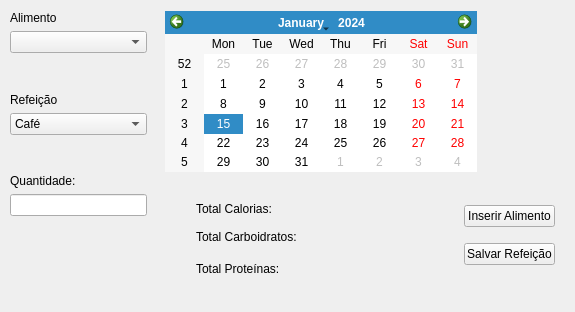
<?xml version="1.0" encoding="UTF-8"?>
<ui version="4.0">
 <class>MainWindow</class>
 <widget class="QMainWindow" name="MainWindow">
  <property name="geometry">
   <rect>
    <x>0</x>
    <y>0</y>
    <width>575</width>
    <height>312</height>
   </rect>
  </property>
  <property name="windowTitle">
   <string>Dieta</string>
  </property>
  <widget class="QWidget" name="centralwidget">
   <widget class="QCalendarWidget" name="calendario">
    <property name="geometry">
     <rect>
      <x>165</x>
      <y>11</y>
      <width>312</width>
      <height>161</height>
     </rect>
    </property>
   </widget>
   <widget class="QWidget" name="">
    <property name="geometry">
     <rect>
      <x>10</x>
      <y>11</y>
      <width>137</width>
      <height>205</height>
     </rect>
    </property>
    <layout class="QVBoxLayout" name="verticalLayout_4">
     <item>
      <layout class="QVBoxLayout" name="verticalLayout_3">
       <item>
        <widget class="QLabel" name="labelAlimento">
         <property name="text">
          <string>Alimento</string>
         </property>
        </widget>
       </item>
       <item>
        <widget class="QComboBox" name="comboAlimento"/>
       </item>
      </layout>
     </item>
     <item>
      <spacer name="verticalSpacer_2">
       <property name="orientation">
        <enum>Qt::Vertical</enum>
       </property>
       <property name="sizeHint" stdset="0">
        <size>
         <width>20</width>
         <height>28</height>
        </size>
       </property>
      </spacer>
     </item>
     <item>
      <layout class="QVBoxLayout" name="verticalLayout_2">
       <item>
        <widget class="QLabel" name="labelRefeicao">
         <property name="text">
          <string>Refeição</string>
         </property>
        </widget>
       </item>
       <item>
        <widget class="QComboBox" name="comboRefeicao">
         <item>
          <property name="text">
           <string>Café</string>
          </property>
         </item>
         <item>
          <property name="text">
           <string>Almoço</string>
          </property>
         </item>
         <item>
          <property name="text">
           <string>Tarde</string>
          </property>
         </item>
         <item>
          <property name="text">
           <string>Jantar</string>
          </property>
         </item>
         <item>
          <property name="text">
           <string>Pré-Treino</string>
          </property>
         </item>
         <item>
          <property name="text">
           <string>Pós-Treino</string>
          </property>
         </item>
        </widget>
       </item>
      </layout>
     </item>
     <item>
      <spacer name="verticalSpacer">
       <property name="orientation">
        <enum>Qt::Vertical</enum>
       </property>
       <property name="sizeHint" stdset="0">
        <size>
         <width>20</width>
         <height>28</height>
        </size>
       </property>
      </spacer>
     </item>
     <item>
      <layout class="QVBoxLayout" name="verticalLayout">
       <item>
        <widget class="QLabel" name="labelQuantidade">
         <property name="text">
          <string>Quantidade:</string>
         </property>
         <property name="alignment">
          <set>Qt::AlignBottom|Qt::AlignLeading|Qt::AlignLeft</set>
         </property>
        </widget>
       </item>
       <item>
        <widget class="QLineEdit" name="inputQuantidade"/>
       </item>
      </layout>
     </item>
    </layout>
   </widget>
   <widget class="QWidget" name="">
    <property name="geometry">
     <rect>
      <x>464</x>
      <y>195</y>
      <width>91</width>
      <height>81</height>
     </rect>
    </property>
    <layout class="QVBoxLayout" name="verticalLayout_6">
     <item>
      <widget class="QPushButton" name="botaoInserirAlimento">
       <property name="text">
        <string>Inserir Alimento</string>
       </property>
      </widget>
     </item>
     <item>
      <widget class="QPushButton" name="botaoSalvarRefeicao">
       <property name="text">
        <string>Salvar Refeição</string>
       </property>
      </widget>
     </item>
    </layout>
   </widget>
   <widget class="QWidget" name="">
    <property name="geometry">
     <rect>
      <x>196</x>
      <y>201</y>
      <width>161</width>
      <height>16</height>
     </rect>
    </property>
    <layout class="QHBoxLayout" name="horizontalLayout">
     <item>
      <widget class="QLabel" name="labelTotalCalorias">
       <property name="text">
        <string>Total Calorias:</string>
       </property>
      </widget>
     </item>
     <item>
      <widget class="QLabel" name="outputCalorias">
       <property name="text">
        <string/>
       </property>
      </widget>
     </item>
    </layout>
   </widget>
   <widget class="QWidget" name="">
    <property name="geometry">
     <rect>
      <x>196</x>
      <y>258</y>
      <width>161</width>
      <height>22</height>
     </rect>
    </property>
    <layout class="QHBoxLayout" name="horizontalLayout_3">
     <item>
      <widget class="QLabel" name="labelTotalProteinas">
       <property name="text">
        <string>Total Proteínas:</string>
       </property>
      </widget>
     </item>
     <item>
      <spacer name="horizontalSpacer_3">
       <property name="orientation">
        <enum>Qt::Horizontal</enum>
       </property>
       <property name="sizeHint" stdset="0">
        <size>
         <width>13</width>
         <height>20</height>
        </size>
       </property>
      </spacer>
     </item>
     <item>
      <widget class="QLabel" name="outputProteinas">
       <property name="text">
        <string/>
       </property>
      </widget>
     </item>
    </layout>
   </widget>
   <widget class="QWidget" name="">
    <property name="geometry">
     <rect>
      <x>196</x>
      <y>229</y>
      <width>161</width>
      <height>16</height>
     </rect>
    </property>
    <layout class="QHBoxLayout" name="horizontalLayout_2">
     <item>
      <widget class="QLabel" name="labelTotalCarboidratos">
       <property name="text">
        <string>Total Carboidratos:</string>
       </property>
      </widget>
     </item>
     <item>
      <widget class="QLabel" name="outputCarboidratos">
       <property name="text">
        <string/>
       </property>
      </widget>
     </item>
    </layout>
   </widget>
  </widget>
 </widget>
 <resources/>
 <connections/>
</ui>
